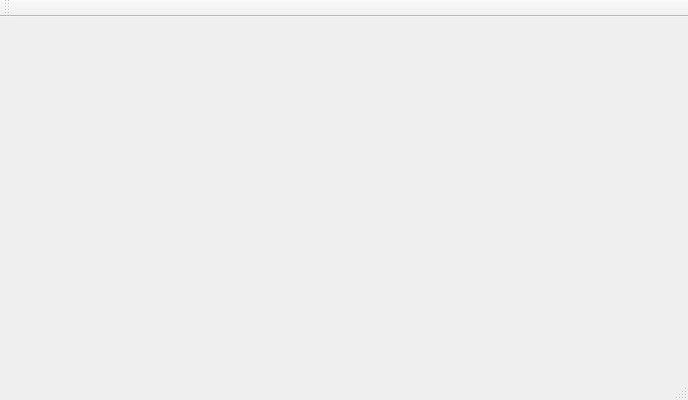
<?xml version="1.0" encoding="UTF-8"?>
<ui version="4.0">
 <class>MainWindow</class>
 <widget class="QMainWindow" name="MainWindow">
  <property name="geometry">
   <rect>
    <x>0</x>
    <y>0</y>
    <width>688</width>
    <height>400</height>
   </rect>
  </property>
  <property name="windowTitle">
   <string>MainWindow</string>
  </property>
  <widget class="QWidget" name="centralWidget"/>
  <widget class="QMenuBar" name="menuBar">
   <property name="geometry">
    <rect>
     <x>0</x>
     <y>0</y>
     <width>688</width>
     <height>20</height>
    </rect>
   </property>
  </widget>
  <widget class="QToolBar" name="mainToolBar">
   <attribute name="toolBarArea">
    <enum>TopToolBarArea</enum>
   </attribute>
   <attribute name="toolBarBreak">
    <bool>false</bool>
   </attribute>
  </widget>
  <widget class="QStatusBar" name="statusBar"/>
 </widget>
 <layoutdefault spacing="6" margin="11"/>
 <resources/>
 <connections/>
</ui>
